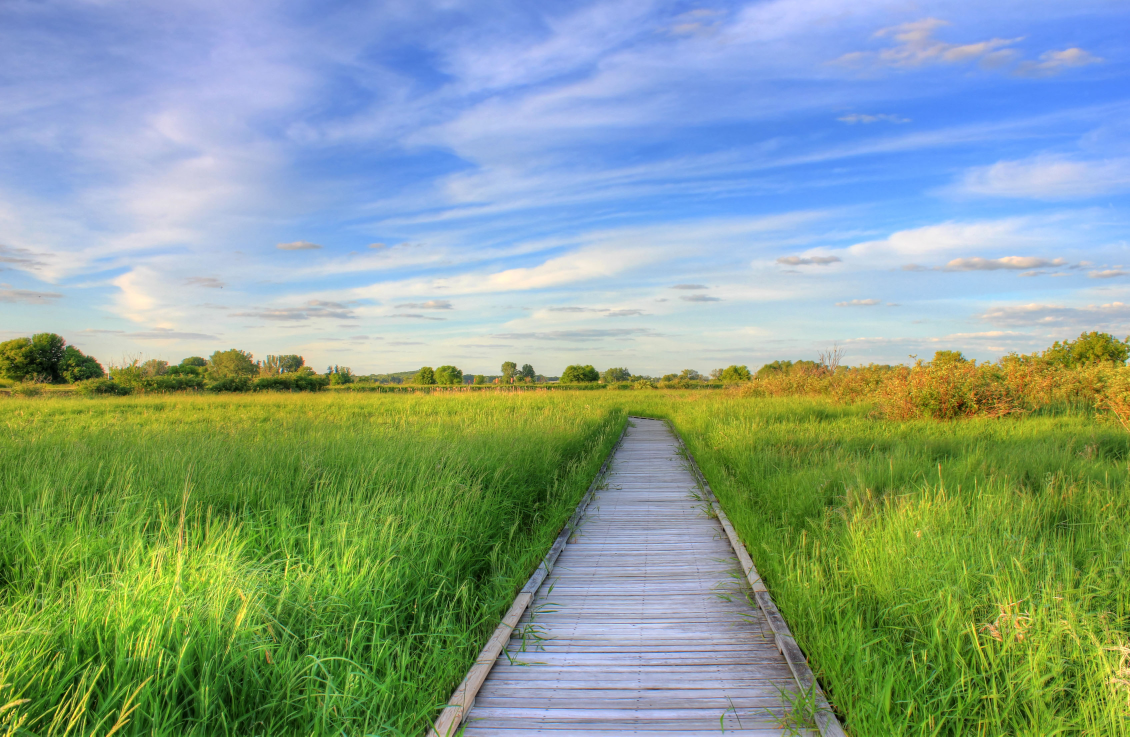
#> input picture eval/research_sources/natural/boardwalk_nature.jpg, 3389 x 2209 px (shown at 1/3 size)
$ python -i stability_nscan.py   (imports and definitions only)
#> lines starting #> are read from the running program, lines starting #| are printed output that depends on the picture
"""
eval/stability_nscan.py — Slope stability vs ensemble size (N-scan).

Tests whether calibration slope is a stable measurement at feasible N,
or primarily sampling noise.  Answers three questions:

  1. N-SCAN: does slope converge as N grows from 6 → 12 → 24 → 48?
  2. FACES CONVERGENCE: does within-group spread in slope shrink with N,
     or do images stay separated? (Test whether N=6 spread was noise.)
  3. NOISE FLOOR: how much does slope wobble across 5 independent N=12
     draws from the same image, at fixed N?

EXCLUDED: synthetic group.  Reason: linear_gradient / radial_gradient /
soft_blobs / hard_shapes have near-zero null-space energy after rectify on
smooth inputs.  The ensemble std is dominated by high-frequency sampling
artifacts rather than genuine null-space variation, making slope either
degenerate or dominated by the artefact.  Characterising this is a
separate problem; it does not bear on the natural/faces/texture question.

Seed strategy (nested):
  N=6  ← seeds 0..5
  N=12 ← seeds 0..11  (strictly includes the N=6 members)
  N=24 ← seeds 0..23
  N=48 ← seeds 0..47
  All seeds are deterministic (torch.manual_seed + torch.mps.manual_seed).

Noise floor strategy:
  One image (boardwalk_nature.jpg).  Run N=60 (seeds 0..59).
  Five non-overlapping N=12 windows: seeds 0-11, 12-23, 24-35, 36-47, 48-59.
  Slope spread across the 5 windows = sampling noise at N=12.

Images used:
  natural  : boardwalk_nature.jpg  (slope=0.953 at N=6)
  natural  : frog_on_log.jpg       (slope=1.309 at N=6)
  faces    : boy_face_venezuela.jpg (slope=3.124 at N=6)
  faces    : girl_sad_face.jpg      (slope=3.045 at N=6)
  faces    : wayuu_woman.jpg        (slope=1.472 at N=6)  ← within-group outlier
  texture  : wood_grain.png         (slope=0.156 at N=6)

R6 (research version): report what the numbers show.
A null result ("slope does not stabilise") is the correct answer if true.
Do not select seeds or subsets to manufacture stability.

Usage
-----
    python eval/stability_nscan.py

Output: printed report + eval/stability_nscan_results.txt
Runtime on MPS: ~7–10 min (300 total forward passes × ~1.4s each)
"""
from __future__ import annotations

import os
import sys
import time
from dataclasses import dataclass

sys.path.insert(0, os.path.join(os.path.dirname(__file__), ".."))

import numpy as np
from PIL import Image

from operators.bicubic import BicubicDownsample
from layer.decompose import rectify
from layer.calibrate import calibrate, CalibrationResult

# ─── configuration (fixed, not tuned) ────────────────────────────────────────

SCALE        = 4
N_BINS       = 10
MIN_STD      = 1e-6
TARGET_SIZE  = 256

N_SCAN_VALUES   = [6, 12, 24, 48]
MAX_N           = 48              # seeds 0..MAX_N-1 for main N-scan images
NOISE_IMAGE     = "boardwalk_nature.jpg"
NOISE_MAX_N     = 60              # seeds 0..59 for the noise floor image
NOISE_N         = 12              # each noise-floor window size
NOISE_REPEATS   = 5               # number of non-overlapping windows

RESEARCH_DIR = os.path.join(os.path.dirname(__file__), "research_sources")

# Images in run order.  boardwalk listed first — it gets extra seeds for
# the noise floor measurement and is processed once.
IMAGES = [
    # (label,            group,    relative path under RESEARCH_DIR)
    ("boardwalk_nature", "natural",  "natural/boardwalk_nature.jpg"),
    ("frog_on_log",      "natural",  "natural/frog_on_log.jpg"),
    ("boy_face",         "faces",    "faces/boy_face_venezuela.jpg"),
    ("girl_sad_face",    "faces",    "faces/girl_sad_face.jpg"),
    ("wayuu_woman",      "faces",    "faces/wayuu_woman.jpg"),
    ("wood_grain",       "texture",  "texture/wood_grain.png"),
]


# ─── image loading ─────────────────────────────────────────────────────────────

def _load_and_crop(path: str, size: int = TARGET_SIZE) -> np.ndarray:
    """Load image → centre-crop → size×size → BT.601 grayscale float64 [0,1]."""
#> called with size = 256
    img = Image.open(path).convert("RGB")
#> img is the input picture: PIL image 3389x2209 RGB; mean R, G, B 135.8, 161.5, 144.2
    w, h = img.size
#> w = 3389; h = 2209
    if w < h:
        new_w, new_h = size, int(round(h * size / w))
    else:
        new_w, new_h = int(round(w * size / h)), size
#> new_w = 393; new_h = 256
    img = img.resize((new_w, new_h), Image.LANCZOS)
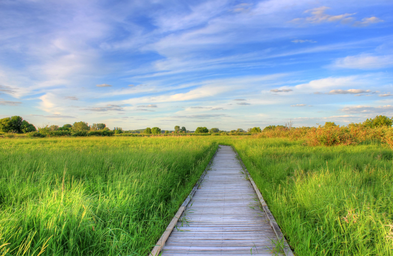
#> img: PIL image 393x256 RGB; mean R, G, B 135.8, 161.5, 144.2
    left = (new_w - size) // 2
#> left = 68
    top  = (new_h - size) // 2
#> top = 0
    img  = img.crop((left, top, left + size, top + size))
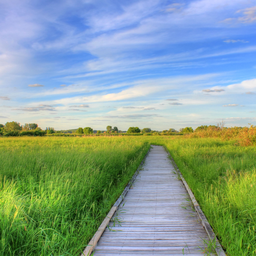
#> img: PIL image 256x256 RGB; mean R, G, B 135.4, 161.2, 151.5
    rgb  = np.array(img, dtype=np.float64) / 255.0
    return 0.299 * rgb[:, :, 0] + 0.587 * rgb[:, :, 1] + 0.114 * rgb[:, :, 2]
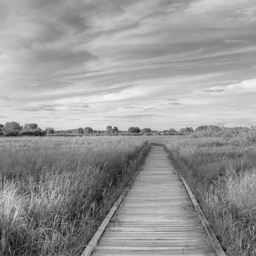
#> returned value: shape (256, 256) float64; min 0.0402, max 0.971, mean 0.598


# ─── data structures ──────────────────────────────────────────────────────────

@dataclass
class NScanRow:
    label: str
    group: str
    n: int
    r: float
    slope: float
    ece: float


@dataclass
class NoiseRow:
    repeat: int         # 0-based window index
    seed_start: int
    seed_end: int
    slope: float
    r: float


# ─── sampling helper ──────────────────────────────────────────────────────────

# [290 lines left out: functions _sample_member, main, _verdict, not called in this run]


# [2 lines not run here, left out]

>>> result = _load_and_crop('research_sources/natural/boardwalk_nature.jpg')

$ run again, on eval/research_sources/natural/nature_landscape.jpg
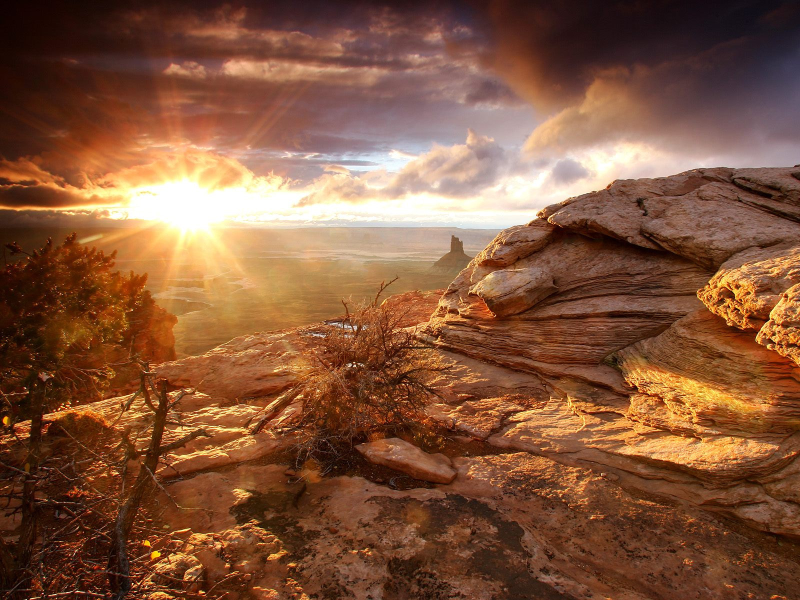
#> input picture eval/research_sources/natural/nature_landscape.jpg, 1600 x 1200 px (shown at 1/2 size)
#> in _load_and_crop, img is the input picture: PIL image 1600x1200 RGB; mean R, G, B 130.5, 85.6, 59.6
#> in _load_and_crop, `img  = img.crop((left, top, left + size, top + size))`:
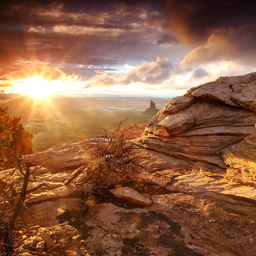
#> img: PIL image 256x256 RGB; mean R, G, B 141.2, 95.3, 68.3
#> in _load_and_crop, `return 0.299 * rgb[:, :, 0] + 0.587 * rgb[:, :, 1] + 0.114 * rgb[:, :,..`:
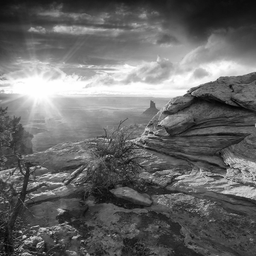
#> returned value: shape (256, 256) float64; min 0.0117, max 1, mean 0.415
